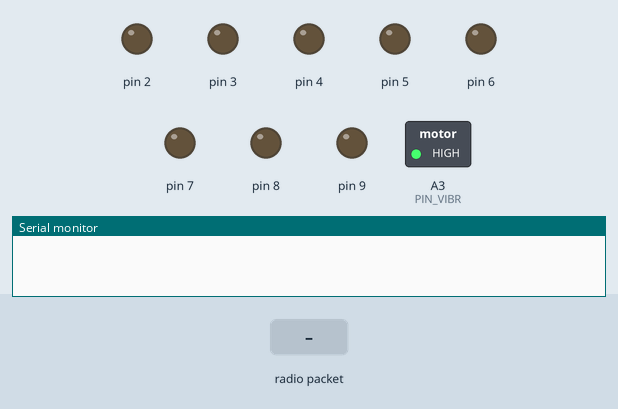
Simulated run of this sketch. Board: Arduino Uno, built with avr-gcc and run on an emulated ATmega328P. On the bench: switched loads named in the sketch (green lamp = pin HIGH), output pins drawn as LEDs (lit = HIGH), the last lines printed to the serial monitor. The test bench sets the inputs (shaded band). No radio packets arrive unless stated; pins used as bus, display or sensor lines are not drawn.

Above: at 0.01 s.
At 1.2 s:
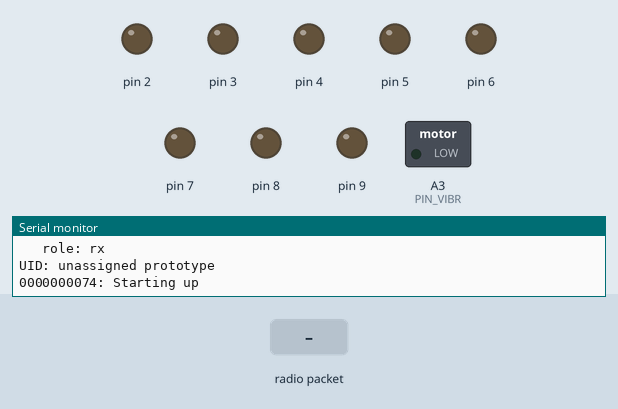
1.3 s: radio packet "K" arrives
At 2.0 s:
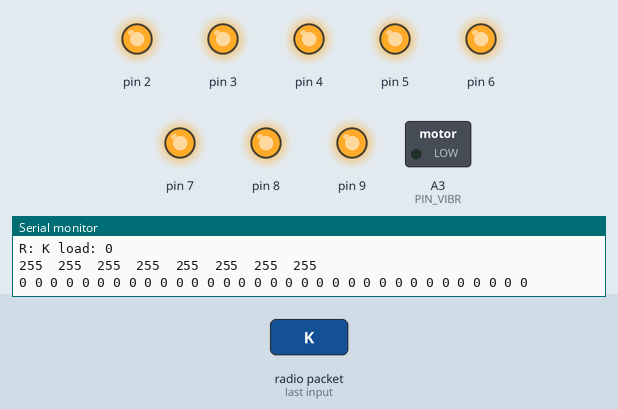
Timing chart, 0 to 4.3 s (numbered marks = the images above; inputs shaded):
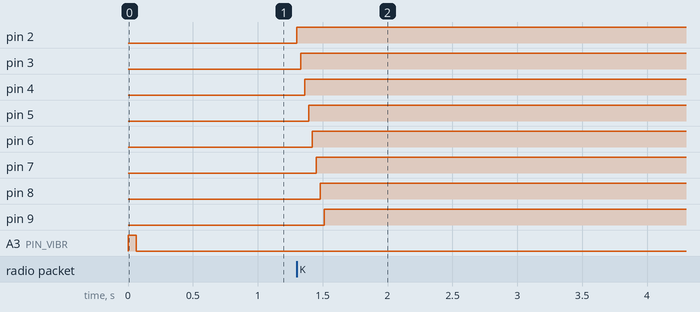

Measured:
- after the input at 1.3 s, pin 2, pin 3: LOW → HIGH at once; pin 4: LOW → HIGH after 0.06 s; pin 5: LOW → HIGH after 0.09 s; pin 6: LOW → HIGH after 0.12 s; pin 7: LOW → HIGH after 0.15 s

The sketch:

avoccado-rx.ino
```cpp
#include "Arduino.h"
inline unsigned long get_last_time();

void active();
void ledst(int sta);
void colorWipe(uint32_t c, uint8_t wait);
void send_K(unsigned int to);
boolean send_L(uint16_t to, byte* ledmap);
void processPacket();
#line 2
__asm volatile ("nop"); // BOF preprocessor bug workaround

//#define USE_LEDS // LED stripe used
//#define USE_TOUCH // capacitive touch sensing

// I2Cdev and MPU6050 must be installed as libraries, or else the .cpp/.h files
// for both classes must be in the include path of the project
#include "I2Cdev.h"
#include <avr/sleep.h>
#include <avr/power.h>

#if I2CDEV_IMPLEMENTATION == I2CDEV_ARDUINO_WIRE // Arduino Wire library is required if I2Cdev I2CDEV_ARDUINO_WIRE implementation is used in I2Cdev.h
#include "Wire.h"
#endif
#include <RF24.h>
#include <SPI.h>
#include <stdarg.h>
#include <EEPROM.h>
#define DEBUG 1 // debug mode with verbose output over serial at 115200 bps
#define USE_EEPROM // read nodeID and network settings from EEPROM at bootup, overwrites nodeID and MAC.
#define LEDPIN A4
#define KEEPALIVE 1 // keep connections alive with regular polling to node 0
//#define USE_LEDS // LED stripe used
#define TIMEOUT_HIBERNATE 512
#define TIMEOUT_MEMS 5000
#define TIMEOUT_RADIO 8000
#define PIN_VIBR A3 // pin for vibration motor, 9 for switchcube1, 5 for prototype2
#define USE_LAMP
#ifdef USE_LEDS
#include <Adafruit_NeoPixel.h>
Adafruit_NeoPixel leds = Adafruit_NeoPixel(8, LEDPIN, NEO_GRB + NEO_KHZ800); // number of pixels in strip, pin number, pixel type flags
#endif
RF24 radio(A0, 10); // CE, CS. CE at pin A0, CSN at pin 10

const unsigned long interval_filter = 32;
const unsigned long interval = 24; // main loop interval in [ms]
unsigned long last_time_filtered;
byte sweep = 0;
byte nodeID = 2; // Unique Node Identifier (2...254) - also the last byte of the IPv4 adress, not used if USE_EEPROM is set
uint16_t this_node = 00; // always begin with 0 for octal declaration, not used if USE_EEPROM is set
// Debug variables, TODO: don't initialize if DEBUG is set to 0
unsigned long iterations = 0;
unsigned long errors = 0;
unsigned int loss = 0;
unsigned long p_sent = 0;
unsigned long p_recv = 0;

const short max_active_nodes = 32; // the size of the array with active nodes
uint16_t active_nodes[max_active_nodes];
short num_active_nodes = 0;
short next_ping_node_index = 0;
unsigned long last_time_sent;
unsigned long updates = 0; // has to be changed to unsigned long if the interval is too long
boolean send_T(uint16_t to);
void send_L1(int to, int _b);
void handle_K(char header);
void handle_L(char header);
void handle_T(char header);
void handle_B(char header);
void ledupdate(byte* ledmap);
void p(char *fmt, ... );
void ledst(int sta = 127);
bool strobe = 1;

// Sleep declarations
typedef enum { wdt_16ms = 0, wdt_32ms, wdt_64ms, wdt_128ms, wdt_250ms, wdt_500ms, wdt_1s, wdt_2s, wdt_4s, wdt_8s } wdt_prescalar_e;
void setup_watchdog(uint8_t prescalar);
void do_sleep(void);
const short sleep_cycles_per_transmission = 10;
volatile short sleep_cycles_remaining = sleep_cycles_per_transmission;

void powerMode(byte _mode);
void vibr(byte _state);
void pulse(unsigned int _length = 50);
byte mode = 0;
unsigned long lastActive = 0;

// The various roles supported by this sketch
typedef enum { tx = 1, rx } role_e;

// The debug-friendly names of those roles
const char* role_friendly_name[] = { "unassigned", "tx", "rx"};

// The role of the current running sketch
role_e role;

const int role_pin = 0; // TODO: hardware role switch

// Radio pipe addresses for the 2 nodes to communicate.
const uint64_t pipes[2] = { 0xAEAEAEAEA0LL, 0xAEAEAEAEA1LL };


void setup() {
  pinMode(PIN_VIBR, OUTPUT); // vibration motor
  vibr(0); // pull low and disable motor for now

#ifdef USE_LAMP
  for (uint8_t _i = 2; _i <= 9; _i++) {
  pinMode(_i, OUTPUT);
  digitalWrite(_i, LOW);
  }
#endif

  vibr(1); // vibrate during bootup
#ifdef USE_LEDS
  leds.begin(); // the 8 LEDs
  leds.show(); // Initialize all pixels to 'off'
  ledst(5); // set initial status to 5, ledst() sets the first
#endif
  Serial.begin(115200); // initialize serial communication
  delay(64);
  vibr(0); // stop vibrating
  // initialize devices
  Serial.println(F("avoccado-tx \'holz\' 0.201412152310"));
  ledst(4);
#ifdef USE_EEPROM
  nodeID = EEPROM.read(0);
  Serial.print(F("EEPROM, "));
#endif
  Serial.println(nodeID);
  Serial.print(F("Network ID (oct): "));
#ifdef USE_EEPROM
  this_node = ((int) EEPROM.read(15) * 256) + ((int) (EEPROM.read(16)));
  Serial.print(F("EEPROM, "));
#endif
  Serial.print(this_node, OCT);
  Serial.print(F(", (dec): "));
  Serial.print(this_node, DEC);
  Serial.println();
  SPI.begin(); // SPI for the NRF24
  radio.begin(); // init of the NRF24
  // The amplifier gain can be set to RF24_PA_MIN=-18dBm, RF24_PA_LOW=-12dBm, RF24_PA_MED=-6dBM, and RF24_PA_MAX=0dBm.
  radio.setPALevel(RF24_PA_MAX); // transmitter gain value (see above)
  radio.enableDynamicPayloads();   // enable dynamic payloads
  radio.setRetries(4, 8);  // optionally, increase the delay between retries & # of retries
  radio.setChannel(42);
  Serial.print(F("\t rate: "));
  Serial.println(radio.getDataRate());
  radio.setDataRate(RF24_250KBPS);
  radio.setCRCLength(RF24_CRC_16);
  Serial.print(F("PA-level: "));
  Serial.print(radio.getPALevel());
  Serial.print(F("\t CRC: "));
  Serial.print(radio.getCRCLength());
  Serial.print(F("\t set rate to 250K: "));
  Serial.println(radio.getDataRate());
  Serial.println();

  if ( role_pin == 1 )
    role = tx;
  else
    role = rx;

  p("\t role: %s\n\r", role_friendly_name[role]);
  if ( role == tx )
  {
    radio.openWritingPipe(pipes[0]);
    radio.openReadingPipe(1, pipes[1]);
  }
  else
  {
    radio.openWritingPipe(pipes[1]);
    radio.openReadingPipe(1, pipes[0]);
  }
  radio.powerUp();
  radio.startListening();
  radio.printDetails();
  Serial.println();
  Serial.print(F("UID: "));
  Serial.print(F("unassigned prototype\n"));
  p("%010ld: Starting up\n", millis());
#ifdef USE_LEDS
  colorWipe(leds.Color(50, 0, 0), 50); // Red
  colorWipe(leds.Color(0, 50, 0), 50); // Green
  colorWipe(leds.Color(0, 0, 50), 50); // Blue
  colorWipe(leds.Color(0, 0, 0), 0); // clear
  ledst(5);
#endif
  setup_watchdog(wdt_1s); // Set the watchdog timer interval
}

void powerMode(byte _mode = mode) {
  switch (_mode) // check which power mode should be set active
  {
    case 0:
      break; // no change in power mode
    case 1:
      Serial.println(F("powerMode(1), MEMS up"));
      mode = 0;
      break;
    case 2:
      radio.powerUp(); // activate the radio
      Serial.println(F("powerMode(2), radio up"));
      mode = 0;
      break;
    case 5:
      Serial.println(F("powerMode(5), hibernate"));
      radio.powerDown();
      Serial.print(F("Sleeping."));
      vibr(1);
      delay(64);
      vibr(0);
      delay(196);
      vibr(1);
      delay(64);
      vibr(0);
      setup_watchdog(wdt_250ms); // set activity check interval
      while ( 1 ) { // if the Avoccado device is resting in this position
        do_sleep(); // keep on sleeping
        Serial.print(F("."));
      }
      for (int _i = 0; _i < 2; _i++) { // vibrate briefly when waking up from hibernation mode
        vibr(1);
        delay(128);
        vibr(0);
        delay(56);
      }
      Serial.println();
      powerMode(1); // power up MEMS
      powerMode(2); // power up radio
      active();
      break;
    case 6: // shutdown until next hard reset
      Serial.println(F("powerMode(6), shutdown"));
      radio.powerDown();
      vibr(4); // descending heartbeat pattern
      delay(512);
      vibr(4);
      delay(700);
      vibr(4);
      delay(900);
      vibr(4);
      delay(1100);
      vibr(5);
      delay(1280);
      vibr(5);
      delay(1650);
      pulse(32);
      setup_watchdog(wdt_8s); // longest watchdog interval
      while (1) do_sleep(); // sleep forever
      break;
    default: // no change in power mode
      return;
  };
}


void active() {
  lastActive = millis();
}

void loop() {

  /////////////////////////
  //powerMode(6); // WIP - shutdown forever, disable hardware until next hard reset
  /////////////////////////

//  if (millis() - lastActive > TIMEOUT_HIBERNATE && ((ay < (-10000)) || ay > (10000))) powerMode(5);
  //  if (millis()-lastActive> TIMEOUT_MEMS) mpu.setSleepEnabled(1);
  //  if (millis()-lastActive> TIMEOUT_RADIO) radio.powerDown();
  updates++;

if ( radio.available() ) // while there are packets in the FIFO buffer
  {
    processPacket();
  }

  unsigned long now = millis();
  unsigned long nowM = micros();

  if ( now - last_time_sent >= interval ) // non-blocking check for start of debug service routine interval
  {
    //ledst(2);
    /* if (DEBUG) {
      p("%010ld: %ld Hz\n", millis(), updates * 1000 / interval);
    } */
    updates = 0;
    last_time_sent = now;
//    radio.powerUp();
//    send_K(1); // send out a new packet to a remote node.
//    radio.powerDown();
  }

}


// 0=16ms, 1=32ms,2=64ms,3=125ms,4=250ms,5=500ms
// 6=1 sec,7=2 sec, 8=4 sec, 9= 8sec
void setup_watchdog(uint8_t prescalar)
{
  prescalar = min(9, prescalar);
  uint8_t wdtcsr = prescalar & 7;
  if ( prescalar & 8 )
    wdtcsr |= _BV(WDP3);
  MCUSR &= ~_BV(WDRF);
  WDTCSR = _BV(WDCE) | _BV(WDE);
  WDTCSR = _BV(WDCE) | wdtcsr | _BV(WDIE);
}

ISR(WDT_vect)
{
  --sleep_cycles_remaining;
}

void do_sleep(void)
{
  set_sleep_mode(SLEEP_MODE_PWR_DOWN); // sleep mode is set here
  sleep_enable();
  sleep_mode();                        // System sleeps here
  sleep_disable();                     // System continues execution here when watchdog timed out
}


// Arduino version of the printf()-funcition in C
void p(char *fmt, ... ) {
  char tmp[128]; // resulting string limited to 128 chars
  va_list args;
  va_start (args, fmt );
  vsnprintf(tmp, 128, fmt, args);
  va_end (args);
  Serial.print(tmp);
}
```

led.ino
```cpp
void ledst(int sta){
  #ifdef USE_LEDS
  uint32_t c=0;
  switch (sta) {
  case 0:
    c=leds.Color(0, 0, 0);
    break;
  case 1:
    c=leds.Color(50, 0, 0);
    break;
  case 2:
    c=leds.Color(0, 50, 0);
    break;
  case 3:
    c=leds.Color(0, 0, 50);
    break;
  case 4:
    c=leds.Color(25, 0, 25);
    break;
  case 5:
    c=leds.Color(25, 25, 0);
    break;
  case 6:
    c=leds.Color(255, 0, 0);
    break;
  case 10:
    c=leds.Color(255, 255, 255);
    break;
  case 11:
    c=leds.Color(255, 0, 0);
    break;
  case 12:
    c=leds.Color(0, 255, 0);
    break;
  case 13:
    c=leds.Color(0, 0, 255);
    break;
  default:
    c=leds.Color(20, 2, 2);
    break;
  }
  leds.setPixelColor(0, c);
  leds.show();
  #endif
}

PROGMEM const char red[]=
{
  255,0,0,
  255,0,0,
  255,0,0,
  255,0,0,
  255,0,0,
  255,0,0,
  255,0,0,
  255,0,0};
PROGMEM const char blue[]=
{
  0,0,255,
  0,0,255,
  0,0,255,
  0,0,255,
  0,0,255,
  0,0,255,
  0,0,255,
  0,0,255};

PROGMEM const byte pat1[]={
  10,0,0,
  10,10,0,
  0,10,0,
  0,10,10,
  0,0,10,
  10,0,10,
  10,5,0,
  5,16,5};

void colorWipe(uint32_t c, uint8_t wait) { //this is blocking with the hardcoded delay...
  #ifdef USE_LED
  for(uint16_t i=0; i<leds.numPixels(); i++) {
    leds.setPixelColor(i, c);
    leds.show();
    delay(wait);
  }
  #endif
}
```

packet_types.ino
```cpp
/* WIP DRAFT, TBD
 C voltage (1-24 bytes) fixed point values
 D current (1-24 bytes) fixed point values
 E battery voltage (2 bytes)
 F error code (1 byte) + error value (1 byte)
 G
 H reserved for home automation packet
 K LED map based on 6-dimensional input
 L LED map
 T send out timestamp
 V software version, UID, wID, location
 B reply with the just received timestamp (T->B)
 */

char receive_payload[32 + 1]; // +1 to allow room for a terminating NULL char

void processPacket() {
  uint8_t len = 0;
  while (radio.available()) // this is blocking until the full packet came through
  {
    // Fetch the payload and see if this was the last one.
    uint8_t len = radio.getDynamicPayloadSize();
    radio.read( receive_payload, len ); // read the FIFO buffer from the NRF24 radio and fill our local global public buffer
    if (DEBUG) {Serial.print("R: ");} // print an R as long as we receive
  }
  receive_payload[len] = 0; // Put a zero at the end for easy printing, make it a string
  switch (receive_payload[0]) // check which packet type we received
  {
    case 'K':
      handle_K();
      break;
    case 'L':
      //handle_L();
      break;
    case 'T':
      handle_T();
      break;
    case 'B':
      handle_B();
      break;
    default:
      // if none of the above packet types matched, read out and flush the buffer
      if (DEBUG) {
//        Serial.print(F("packet type: ")); // print the unrecognized packet type
//        Serial.print(receive_payload[0],DEC);
//        Serial.println();
      }
      handle_K(); // WIP handling K even when no packet type determined
      break;
  };
}

boolean send_T(uint16_t to) // Send out this nodes' time -> Timesync!
{
  if (DEBUG) p("%010ld: Sent 'T' to   %05o", millis(), to);
  //RF24NetworkHeader header(to,'T');
  unsigned long time = micros();
  return radio.write(&time, sizeof(time));
}

boolean send_L(uint16_t to, byte* ledmap) // Send out an LED map
{
  if (DEBUG) p("%010ld: 'L' to   %05o", millis(), to);
  return radio.write(ledmap, sizeof(ledmap));
}

#ifdef USE_LEDS
void ledupdate(byte* ledmap) {
  for (uint8_t i = 0; i < leds.numPixels(); i++) {
    uint32_t c = leds.Color(ledmap[i * 3], ledmap[(i * 3) + 1], ledmap[(i * 3) + 2]);
    leds.setPixelColor(i, c);
  }
  leds.show();
}
#endif

void handle_K()
{
  byte kmap[33]={0};
  Serial.print("K ");
  for (uint8_t i = 0; i < 32; i++) {
  kmap[i]=receive_payload[i];
  }

  byte ledmap[24] = {
    000, 000, 000, // status LED at 0
    kmap[0], kmap[1], kmap[2], // acc values
    kmap[3], kmap[3], kmap[3], // gyro x
    kmap[4], kmap[4], kmap[4], // gyro y...
    kmap[5], kmap[5], kmap[5],
    000, 000, 00,
    000, 000, 00,
    000, 000, 0
  };

#ifdef USE_LAMP
//  for (uint8_t _i = 2; _i <= 9; _i++) {
//  digitalWrite(_i, !(receive_payload[1]>>(_i-2)& 1));
//  Serial.print("\t");
//  Serial.print(!((receive_payload[1]>>(_i-2) & 1)),BIN);
//  }
  byte load=kmap[3]/28;
  Serial.print("load: ");
  Serial.print(load,DEC);
  Serial.println();
  for (uint8_t _i = 0; _i <= 7; _i++) {
  uint8_t _j=_i+2;
  digitalWrite(_j, ((_i+1)/load));
  Serial.print((_i/load));
  Serial.print("\t");
  delay(30); // hardcoded delay to reduce power surges
  }
  Serial.println();
#endif
delay(1); // hardcoded delay to reduce power surges

#ifdef USE_LEDS
  ledupdate(ledmap);
#endif

  if (DEBUG) {
    for (uint16_t i = 0; i < sizeof(receive_payload); i++) { // print out the received packet via serial
      Serial.print((char)receive_payload[i],DEC);
      Serial.print(" ");
    }
    Serial.println();
  }
}

void handle_T()
{
  unsigned long time;
  //network.read(header,&time,sizeof(time));
  if (DEBUG) {
    //  p("%010ld: 'T' from %05o:%010ld\n", millis(), header.from_node, time);
  }
  //add_node(header.from_node);
  // if(header.from_node != this_node)
  {
    //  RF24NetworkHeader header2(header.from_node/*header.from_node*/,'B');
    unsigned long nowM = micros();
    //  if(network.write(header2,&time,sizeof(time)))
    if (DEBUG) {
      //     p("%010ld: ->'B' to   %05o in ", millis(),header.from_node);
      //     Serial.print(micros()-nowM-16);
      //     Serial.print(F(" us.\n"));
    }
  }
}

void handle_B()
{
  p_recv++;
  unsigned long ref_time;
  //network.read(header,&ref_time,sizeof(ref_time));
  if (DEBUG) {
    //  p("%010ld: Recv 'B' from %05o -> %ldus round trip\n", millis(), header.from_node, micros()-ref_time);
  }
}
```

vibration.ino
```cpp
/* void vibr(byte _state = 0) {
  if (_state == 1) {
    pinMode(PIN_VIBR, INPUT); // vibration motor
  }
  if (_state == 0) {
    pinMode(PIN_VIBR, OUTPUT); // vibration motor
    digitalWrite(PIN_VIBR, LOW); // pull low and disable motor for now
  }
  if (_state == 2){
  vibr(1);
  delay(32);
  vibr(0);
  }
}
*/

// below new version with n-chan enhanced LL mosfet:
void pulse(unsigned int _length) {
  vibr(1);
  delay(_length);
  vibr(0);
  }
void vibr(byte _state = 0) { // TODO: make switch case instead of IFs
  if (_state == 1) {
    digitalWrite(PIN_VIBR, HIGH);
  }
  if (_state == 0) {
    digitalWrite(PIN_VIBR, LOW);
  }
  if (_state == 2){ // short impulse
  vibr(1);
  delay(32);
  vibr(0);
  }
  if (_state == 4){ // heartbeat double pulse
  pulse(70);
  delay(170);
  pulse(38);
  }
  if (_state == 5){ // heartbeat double pulse
  pulse(80);
  delay(290);
  pulse(50);
  }


  if (_state == 3){
//   analogWrite(PIN_VIBR, 50); // causes MCU to reset sometimes, no PWM for now.
}
}
```
